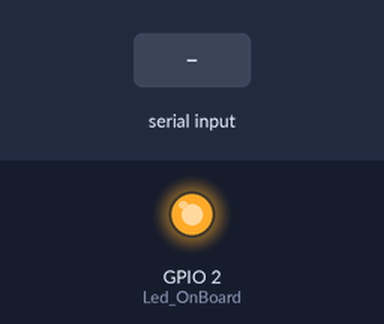
The sketch below on a simulated ESP8266 (NodeMCU). Parts: output pins drawn as LEDs (lit = HIGH). The test bench sets the inputs (shaded band). WiFi joins after 1.5 s; servers stay silent unless stated; uploads are accepted with an empty reply; what the sketch prints to the serial monitor is not drawn.

Above: at 4.7 s.
4.8 s: "90,45\n" received over Serial
At 9.8 s:
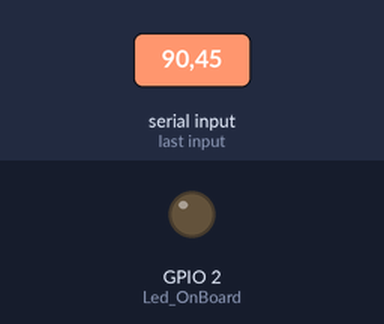
Timing chart, 0 to 11.5 s (numbered marks = the images above; inputs shaded):
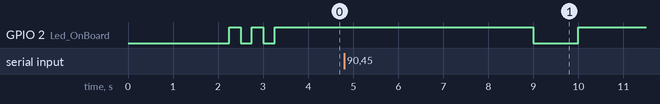

Measured:
- after the input at 4.8 s, GPIO 2 (Led_OnBoard): HIGH → LOW after 4.2 s, → HIGH 1.0 s later

The sketch:

esp8266_712.ino
```cpp
#define BLYNK_PRINT Serial

#include <ESP8266WiFi.h>
#include <WiFiClient.h>
#include <ESP8266WebServer.h>
#include <ESP8266HTTPClient.h>

#include <BlynkSimpleEsp8266.h>
#include <SoftwareSerial.h>

int Led_OnBoard = 2;                  // Initialize the Led_OnBoard

//----------I assume you have successfully accessed the sensors. And below is the variable. I made it an arbitrary value.
int MQ7     = 200;
int MQ4     = 404;
int MQ131   = 404;
//------------------------------

//----------Data from Arduino
String myString;                      // Complete message from arduino
char rdata;                           // received charactors
int cdata = 12;
//------------------------------

//----------Wifi and ip localhost
const char* ssid = "Huy.mq1710";                  // Your wifi Name
const char* password = "Huy@12312345";          // Your wifi Password
const char *host = "172.20.10.10"; //Your pc or server (database) IP, example : 192.168.0.0 , if you are a windows os user, open cmd, then type ipconfig then look at IPv4 Address.
//------------------------------

void setup() {
  // put your setup code here, to run once:
  delay(1000);
  pinMode(Led_OnBoard, OUTPUT);       // Initialize the Led_OnBoard pin as an output
  Serial.begin(115200);
  WiFi.mode(WIFI_OFF);        //Prevents reconnection issue (taking too long to connect)
  delay(1000);
  WiFi.mode(WIFI_STA);        //This line hides the viewing of ESP as wifi hotspot

  WiFi.begin(ssid, password);     //Connect to your WiFi router
  Serial.println("");

  Serial.print("Connecting");
  // Wait for connection
  while (WiFi.status() != WL_CONNECTED) {
    digitalWrite(Led_OnBoard, LOW);
    delay(250);
    Serial.print(".");
    digitalWrite(Led_OnBoard, HIGH);
    delay(250);
  }

  digitalWrite(Led_OnBoard, HIGH);
  //If connection successful show IP address in serial monitor
  Serial.println("");
  Serial.println("Connected to Network/SSID");
  Serial.print("IP address: ");
  Serial.println(WiFi.localIP());  //IP address assigned to your ESP
}

int reaDataArduino(){
  /*
  if(Serial.available() > 0){
    rdata = Serial.read();
    myString = myString+ rdata;

    if( rdata == '\n'){
     cdata = myString.toInt();
     Serial.println(cdata);
     myString = "";
    }
  }else{
    cdata = 404;
    myString = "";
  }
  */
  while (Serial.available()==0){}
  cdata = Serial.parseInt();
  Serial.println(cdata);
  return cdata;
}

void loop() {
  // put your main code here, to run repeatedly:
  /*

  */
  HTTPClient http;    //Declare object of class HTTPClient

  //-------------------------------------------to send data to the database
  String MQ7Post, MQ4Post, MQ131Post, postData;
  MQ7 = reaDataArduino();
  MQ7Post = String(MQ7);   //String to interger conversion
  MQ4Post = String(MQ4);   //String to interger conversion
  MQ131Post = String(MQ131);   //String to interger conversion

  postData = "mq7val=" + MQ7Post + "&mq4val=" + MQ4Post + "&mq131val=" + MQ131Post;

  http.begin("http://172.20.10.10/test612/InsertDB.php");               //Specify request destination
  http.addHeader("Content-Type", "application/x-www-form-urlencoded");                  //Specify content-type header

  int httpCode = http.POST(postData);   //Send the request
  String payload = http.getString();    //Get the response payload
  //-------------------------------------------

  //Serial.println("LDR Value=" + ldrvalue);
  Serial.println(httpCode);   //Print HTTP return code
  Serial.println(payload);    //Print request response payload
  Serial.println("MQ7= " + MQ7Post + " MQ4= " + MQ4Post + " MQ131= " + MQ131Post);

  http.end();  //Close connection

  delay(4000);  //Here there is 4 seconds delay plus 1 second delay below, so Post Data at every 5 seconds
  digitalWrite(Led_OnBoard, LOW);
  delay(1000);
  digitalWrite(Led_OnBoard, HIGH);
}
```
